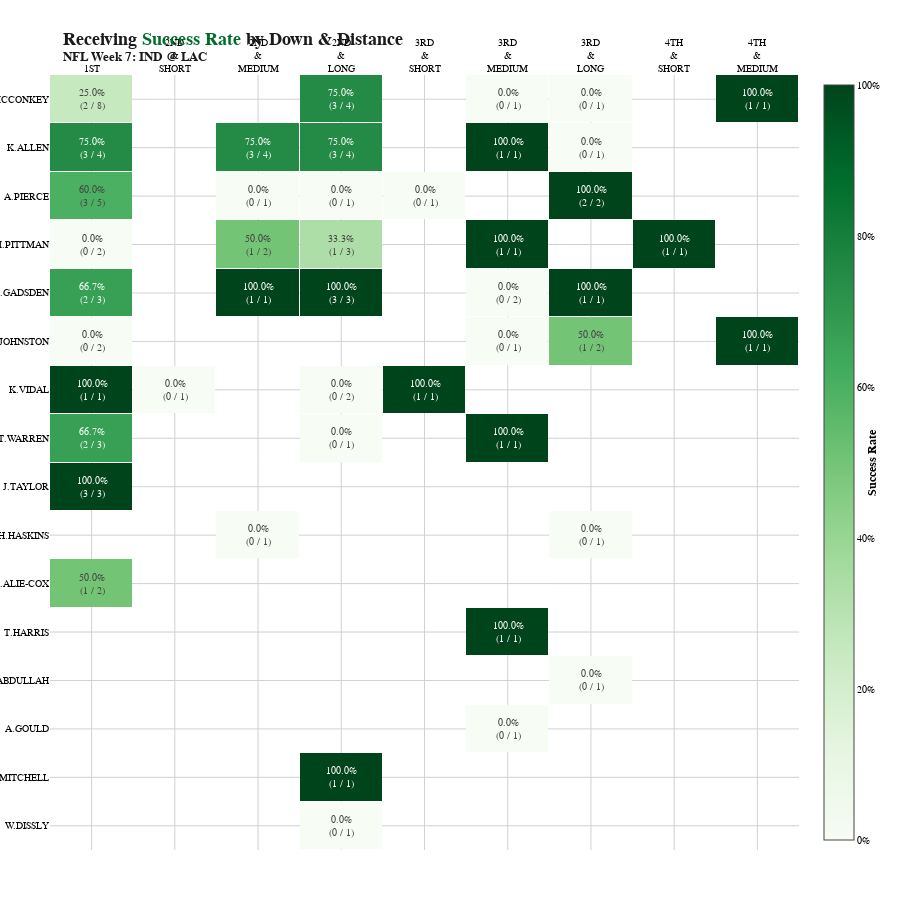

Notebook code for this chart:
### Code cell
''' Receiving by Down / Distance '''

DOWN_COL = 'Down & Distance' #'down'

## Group by down/distance
receiver_Plays = pass_data.groupby(['receiver', DOWN_COL]).aggregate(
    Plays=('pass', 'sum'),
    Successes=('success', 'sum')
).reset_index()
receiver_Plays['Success Rate'] = receiver_Plays['Successes'] / receiver_Plays['Plays']

# receiver_Plays = receiver_Plays.loc[receiver_Plays['Plays'] > 1, :]

## Pivot
DOWNS = [1,2,3,4]
DOWNS_SUBGROUP = ['1st', '2nd & Short', '2nd & Medium', '2nd & Long', 
       '3rd & Short', '3rd & Medium', '3rd & Long', '4th & Short', '4th & Medium']
col_sort = pd.MultiIndex.from_product([DOWNS_SUBGROUP, ['Successes', 'Plays', 'Success Rate']])

piv = receiver_Plays.loc[(receiver_Plays[DOWN_COL] != ''),:].pivot(
        index='receiver',
        columns=[DOWN_COL],
        values=['Plays', 'Successes', 'Success Rate']
    )\
    .swaplevel(0, 1, axis=1).sort_index(axis=1).reset_index().set_index('receiver')\
    .reindex(columns=col_sort)

print(piv.to_string())

## Visualize Success Rate

# Filter to success rate
idx = pd.IndexSlice
sl = pd.DataFrame(piv.loc[:, idx[:, ('Success Rate')]])
sl.columns = sl.columns.get_level_values(0)

# Merge in total Plays
sl = sl.merge(
        by_receiver.reset_index().set_index('receiver')['Plays'], 
        right_index=True,
        left_index=True,
        how='left'
    ).sort_values(by='Plays', ascending=False)\
    .reset_index().set_index('receiver')
# piv = piv.set_index('receiver')
# print(piv.to_string())

# Create annotations
annot_df = sl.copy() # Initialize with data, convert to string
for r in annot_df.index:
    for c in piv.columns.get_level_values(0).unique():
        plays = piv.loc[r,(c, 'Plays')]
        if pd.isna(plays):
            annot_df.loc[r,c] = ''
        else:
            annot_df.loc[r, c] = f"{piv.loc[r, (c, 'Success Rate')]*100:,.1f}%<br>({piv.loc[r,(c, 'Successes')]:,.0f} / {plays:,.0f})"

# print(annot_df.head().to_string())
# print(sl.head().to_string())
# print(sl.index)

# Heatmap

cols = [col.replace(' ', '<br>') for col in sl.columns.get_level_values(0).drop('Plays')]
# cols = ['1st', '2nd', '3rd', '4th']

fig = heat_map(
    x=cols,
    y=sl.index,
    z=sl.values.tolist(),
    text=annot_df.values.tolist(),
    title=f'Receiving <span style="color: #006D2C">Success Rate</span> by {DOWN_COL}<br><sup>NFL Week {WEEK}: {AWAY_TEAM} @ {HOME_TEAM}</sup>',
    color_name='Success Rate'
)
fig.update_layout(
    height=900
)
fig.show()

# pio.write_image(fig, "Success Rate by Down & Distance - Colts vs. Rams.png", scale=6)

### Figure 1 — Plotly figure (JSON) as saved in the notebook; plotly's stock layout.template omitted (floating-point values rounded to 4 significant figures; data arrays with more than 128 entries replaced by an {"elided": "..."} marker saying what was removed)
{"data": [{"colorbar": {"tickformat": "0.0%", "title": {"font": {"weight": "bold"}, "side": "right", "text": "Success Rate"}}, "colorscale": [[0, "rgb(247,252,245)"], [0.125, "rgb(229,245,224)"], [0.25, "rgb(199,233,192)"], [0.375, "rgb(161,217,155)"], [0.5, "rgb(116,196,118)"], [0.625, "rgb(65,171,93)"], [0.75, "rgb(35,139,69)"], [0.875, "rgb(0,109,44)"], [1, "rgb(0,68,27)"]], "text": {"elided": "16x10 mixed values"}, "textfont": {"size": 10}, "texttemplate": "%{text}", "type": "heatmap", "x": ["1st", "2nd<br>&<br>Short", "2nd<br>&<br>Medium", "2nd<br>&<br>Long", "3rd<br>&<br>Short", "3rd<br>&<br>Medium", "3rd<br>&<br>Long", "4th<br>&<br>Short", "4th<br>&<br>Medium"], "xgap": 1, "y": ["L.McConkey", "K.Allen", "A.Pierce", "M.Pittman", "O.Gadsden", "Q.Johnston", "K.Vidal", "T.Warren", "J.Taylor", "H.Haskins", "M.Alie-Cox", "T.Harris", "A.Abdullah", "A.Gould", "A.Mitchell", "W.Dissly"], "ygap": 1, "z": {"elided": "16x10 float values"}}], "layout": {"annotations": [{"align": "left", "showarrow": false, "text": "Figure: @clankeranalytic | Data: nfl_data_py | 2025-11-03", "x": 1, "xref": "paper", "y": -0.15, "yref": "paper"}], "height": 900, "title": {"text": "Receiving <span style=\"color: #006D2C\">Success Rate</span> by Down & Distance<br><sup>NFL Week 7: IND @ LAC</sup>"}, "width": 900, "xaxis": {"side": "top", "tickfont": {"textcase": "upper"}}, "yaxis": {"autorange": "reversed", "categoryorder": "array", "tickfont": {"textcase": "upper"}, "tickformat": ".0%"}}}
